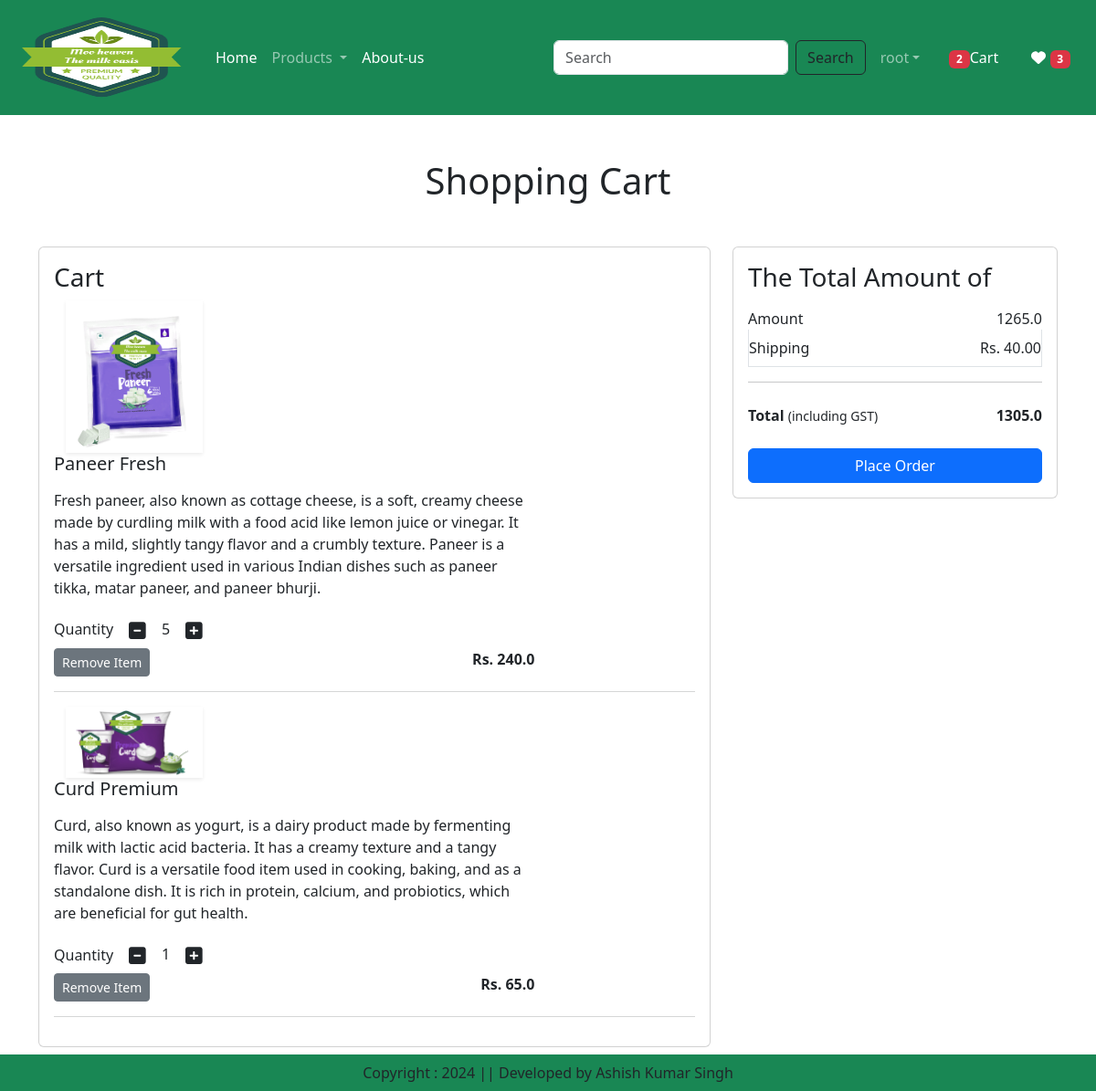
The page /cart/ (signed in) on the database as committed earlier.
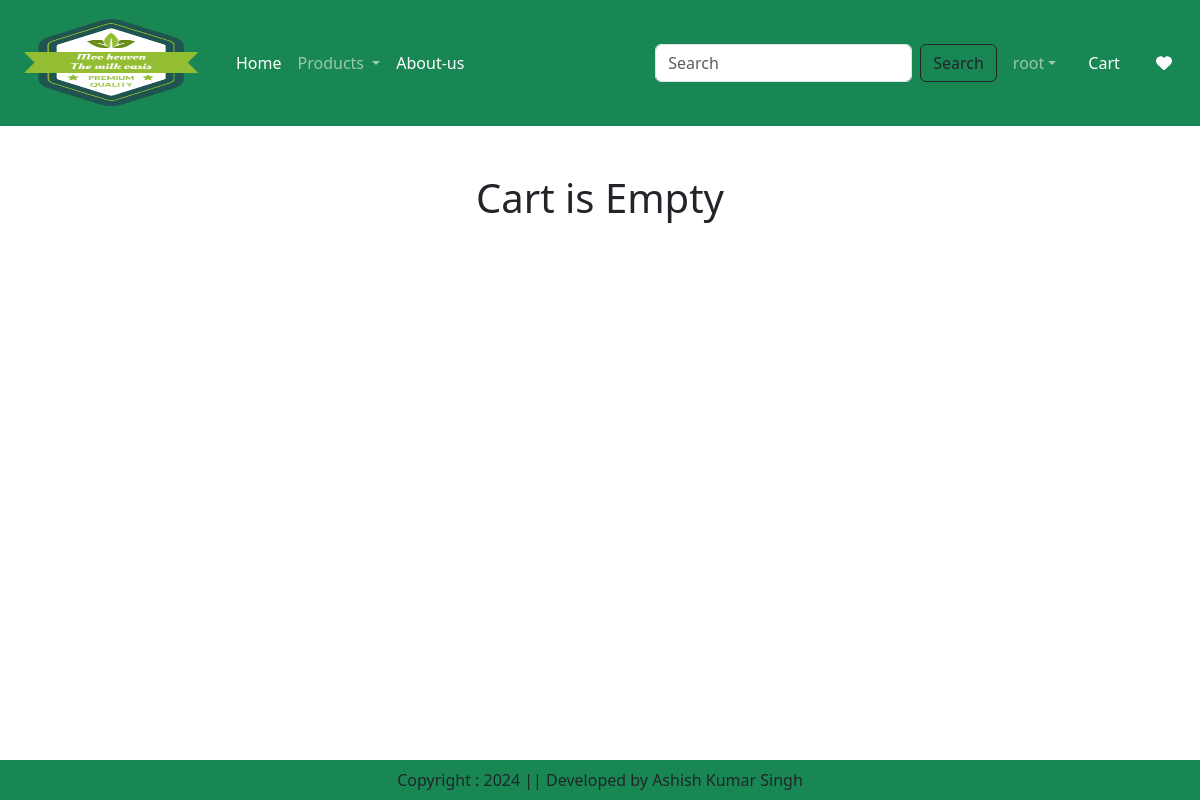
The same page on the database as committed later.
### app/models.py (models this page shows, shortened)
class Cart(models.Model):
    user = models.ForeignKey(User,on_delete=models.CASCADE)
    product = models.ForeignKey(Product,on_delete=models.CASCADE)
    quantity = models.PositiveIntegerField(default=1)

class Product(models.Model):
    title = models.CharField(max_length=100)
    selling_price = models.FloatField()
    discounted_price = models.FloatField()
    description = models.TextField()
    composition = models.TextField(default="")
    prodapp = models.TextField(default="")
    category = models.CharField(choices=CATEGORY_CHOICES,max_length=2)
    product_image = models.ImageField(upload_to='product')

### app/views.py (the view)
# urls.py: path('cart/',views.show_cart,name="showcart"),
@login_required
def show_cart(request):
    user = request.user
    cart = Cart.objects.filter(user=user)
    amount = 0
    for p in cart:
        value = p.quantity * p.product.discounted_price
        amount = amount + value
    totalamount = amount + 40
    wishItem=0
    totalItem = 0
    if request.user.is_authenticated:
        totalItem = len(Cart.objects.filter(user=request.user))
        wishItem = len(Wishlist.objects.filter(user=request.user))
    return render(request,'app/addtocart.html',locals())

### app/templates/app/addtocart.html (shortened to what this page needs)
{% extends "app/base.html" %}
{% load static %}
{% block main-content %}
<div class="container my-5">
    <div class="row">
        {% if cart %}
        <h1 class="text-center mb-5">Shopping Cart</h1>
        <div class="col-sm-8">
            <div class="card">
                <div class="card-body">
                    <h3>Cart</h3>
                    {% for item in cart %}
                    <div class="cart-item">
                        <div class="col-sm-3 text-center align-self-center">
                            <img src="{{item.product.product_image.url}}" alt="" srcset="" class="img-fluid image-thimbnail shadow-sm" height="150" width="150">
                        </div>
                        <div class="col-sm-9">
                            <div>
                                <h5>{{item.product.title}}</h5>
                                <p class="my-3">{{item.product.description}}</p>
                                <div>
                                    <label for="quantity">Quantity</label>
                                    <a class="minus-cart btn" pid="{{item.product.id}}"><i class="fas  fa-minus-square fa-lg"></i></a>
                                    <span id="quantity">{{item.quantity}}</span>
                                    <a class="plus-cart btn" pid="{{item.product.id}}"><i class="fas  fa-plus-square fa-lg"></i></a>
                                </div>
                                <div class="d-flex justify-content-between">
                                    <a href="#" class="remove-cart btn btn-sm btn-secondary  mr-3" pid="{{item.product.id}}">Remove Item</a>
                                    <p class="mb-0"><span><strong>Rs. {{item.product.discounted_price}}</strong></span></p>
                                </div>
                            </div>
                        </div>
                    </div>
                    <hr class="text-muted">
                    {% endfor %}
                </div>
            </div>
        </div>
        <div class="col-sm-4">
            <div class="card">
                <div class="card-body">
                    <h3>The Total Amount of</h3>
                    <ul class="list-group">
                        <li class="list-group-item d-flex justify-content-between align-items-center border-0 px-0 pb-0">Amount <span id="amount">{{amount}}</span></li>
                        <li class="list-group-item d-flex justify-content-between align-items-center px-0">Shipping <span>Rs. 40.00</span></li><hr>
                        <li class="list-group-item d-flex justify-content-between align-items-center border-0 px-0 mb-3">
                            <div>
                                <strong>
                                    Total
                                </strong> <small>(including GST)</small>
                            </div>
                            <span id="totalamount"><strong>{{totalamount}}</strong></span>
                        </li>
                    </ul>
                    <div class="d-grid"><a href="{% url 'checkout' %}" class="btn btn-primary">Place Order</a></div>
                </div>
            </div>
        </div>
        {% else %}
        <h1 class="text-center mb-5">Cart is Empty</h1>
        {% endif %}
    </div>
</div>
{% endblock main-content %}

### app/templates/app/base.html (shortened to what this page needs)
<!doctype html>
{% load static %}
<html lang="en">
  <head>
    <link href="https://cdn.jsdelivr.net/npm/bootstrap@5.3.3/dist/css/bootstrap.min.css" rel="stylesheet">
    <link rel = "stylesheet" href = "{% static 'app/css/owl.carousel.min.css' %}">
    <link rel = "stylesheet" href = "{% static 'app/css/all.min.css' %}">
    <link rel = "stylesheet" href = "{% static 'app/css/style.css' %}">
  </head>
  <body>
    <nav class="navbar navbar-expand-lg navbar-dark bg-success">
      <div class="container-fluid">
        <a class="navbar-brand" href="/">
          <img src="{% static 'app/images/logo2.png' %}" alt="Logo" width="200" height="100"></a>
        <div class="collapse navbar-collapse" id="navbarSupportedContent">
          <ul class="navbar-nav me-auto mb-2 mb-lg-0">
            {% if request.user.is_authenticated %}
            <li class="nav-item">
              <a class="nav-link active" aria-current="page" href="/">Home</a>
            </li>
            <li class="nav-item dropdown">
              <a class="nav-link dropdown-toggle" href="#" role="button" data-bs-toggle="dropdown" aria-expanded="false">
                Products
              </a>
            <li class="nav-item">
              <a class="nav-link text-white" href="{% url 'about' %}">About-us</a>
            </li>
          </ul>
          <form class="d-flex" role="search" action="/search/">
            <input class="form-control me-2" type="search" placeholder="Search" aria-label="Search" name="search">
            <button class="btn btn-outline-dark" type="submit">Search</button>
          </form>
        </div>
        <ul class="navbar-nav me-auto mb-2 mb-lg-0">
          <li class="nav-item dropdown mx-2">
            <a class="nav-link dropdown-toggle" href="#" role="button" data-bs-toggle="dropdown" aria-expanded="false">{{request.user}}</a>
          </li>
          <li class="nav-item mx-2">
            <a class="nav-link text-white" href="{% url 'showcart' %}"><span class="badge bg-danger">{% if totalItem > 0 %}{{totalItem}}{% endif %}</span>Cart&nbsp;</a>
          </li>
          <li class="nav-item mx-2">
            <a class="nav-link text-white" href="{% url 'wishlists' %}"><i class="fa fa-heart"></i> <span class="badge bg-danger">{% if wishItem > 0 %}{{wishItem}}{% endif %}</span></a>
          </li>
          {% else %}
          <li class="nav-item mx-2">
            <p class="nav-link text-white"><a style="text-decoration:none;color:white;"  href="{% url 'login' %}">Login</a>/<a style="text-decoration:none;color:white;" href="{% url 'customer-registration' %}">Register</a></p>
          </li>
          {% endif %}
        </ul>
      </div>
    </nav>
    {% block main-content %}{% endblock main-content %}
    <footer class="container-fluid fixed-bottom bg-success text-center p-2 mt-5">
      Copyright : 2024 || Developed by Ashish Kumar Singh
    </footer>
  </body>
</html>

Rows that differ between the two databases and show on the page:
removed Cart: product.product_image (picture), product "Paneer Fresh", product.description "Fresh paneer, also known as cottage cheese, is a soft, creamy cheese made by curdling milk with a food acid like lemon juice or vinegar. It has a mild, slightly tangy flavor and a crumbly texture. Paneer is a versatile ingredient used in various Indian dishes such as paneer tikka, matar paneer, and paneer bhurji.", quantity "5", product.discounted_price "240.0"
removed Cart: product.product_image (picture), product "Curd Premium", product.description "Curd, also known as yogurt, is a dairy product made by fermenting milk with lactic acid bacteria. It has a creamy texture and a tangy flavor. Curd is a versatile food item used in cooking, baking, and as a standalone dish. It is rich in protein, calcium, and probiotics, which are beneficial for gut health.", quantity "1", product.discounted_price "65.0"
Other text that changed with them:
{{ totalItem }}: "2" → (not shown)
{{ wishItem }}: "3" → (not shown)
{{ amount }}: "1265.0" → (not shown)
{{ totalamount }}: "1305.0" → (not shown)
text no longer shown: "Shopping Cart Cart The Total Amount of Amount Shipping Rs. 40.00 Total (including GST) Place Order"
text now shown: "Cart is Empty"
